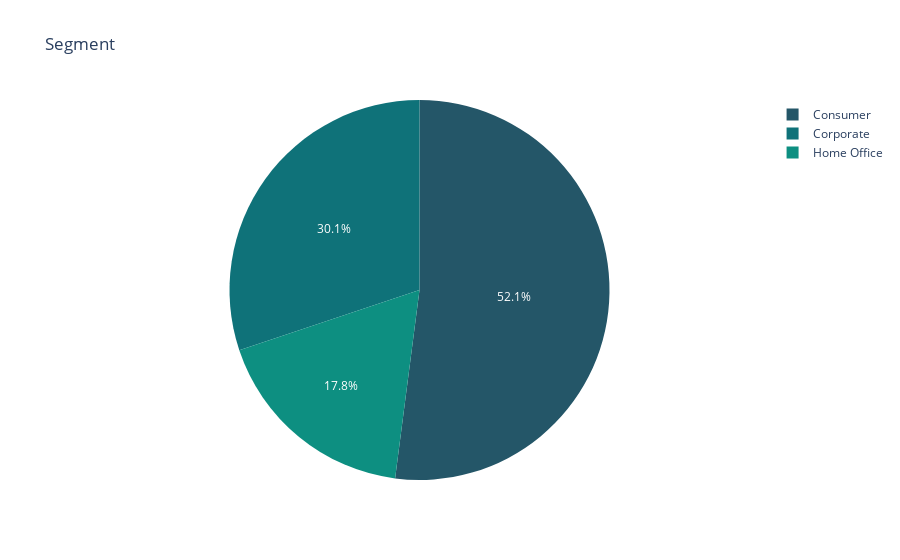

The code cell stored with this chart in its notebook:
### Code cell
## 4) Customer Segments
fig = px.pie(df, names='Segment', title='Segment', values=np.ones(df.shape[0]), color_discrete_sequence=px.colors.sequential.Aggrnyl)

fig.show()

### Figure 1 — Plotly figure (JSON) as saved in the notebook; plotly's stock layout.template omitted (floating-point values rounded to 4 significant figures; data arrays with more than 128 entries replaced by an {"elided": "..."} marker saying what was removed)
{"data": [{"domain": {"x": [0, 1], "y": [0, 1]}, "hovertemplate": "Segment=%{label}<br>value=%{value}<extra></extra>", "labels": {"elided": "9800 str values"}, "legendgroup": "", "name": "", "showlegend": true, "type": "pie", "values": {"elided": "9800 int values"}}], "layout": {"legend": {"tracegroupgap": 0}, "piecolorway": ["rgb(36, 86, 104)", "rgb(15, 114, 121)", "rgb(13, 143, 129)", "rgb(57, 171, 126)", "rgb(110, 197, 116)", "rgb(169, 220, 103)", "rgb(237, 239, 93)"], "title": {"text": "Segment"}}}
